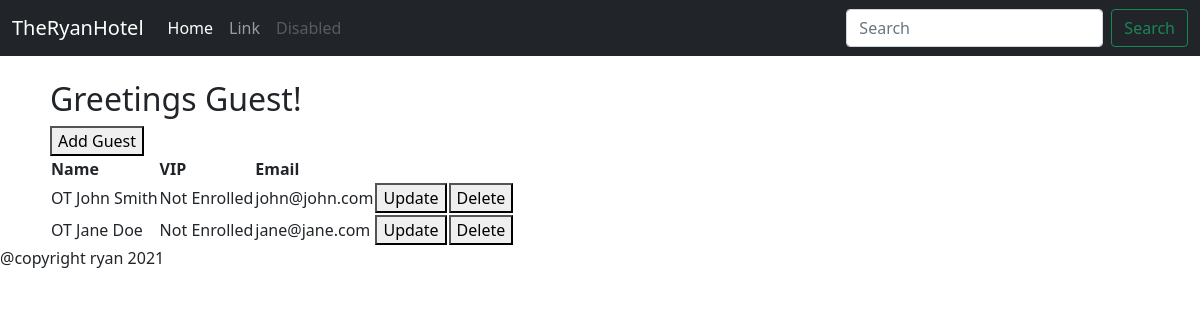
The app's page /booking/guestlist, older data.
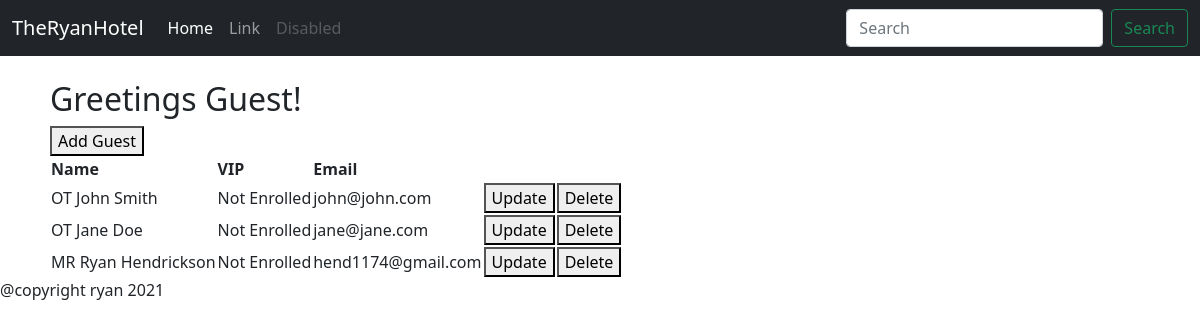
The same page, newer data.
### booking/models.py (models this page shows, shortened)
class Guest(models.Model):
    MR = 'MR'
    MS = 'MS'
    DR = 'DR'
    OT = ''
    HONORIFIC_CHOICES = [
        (MR, 'Mr.'),
        (MS, 'Ms.'),
        (DR, 'Dr.'),
        (OT, '')
    ]
    honorific = models.CharField(max_length=2, choices = HONORIFIC_CHOICES, default=OT)
    first = models.CharField(max_length=100)
    last = models.CharField(max_length=100)
    vip = models.IntegerField(default=-1)
    email = models.CharField(max_length=100)

### booking/views.py (the view)
# urls.py: path('guestlist', views.GuestList.as_view(), name='guest_list'),
class GuestList(ListView):
    model = Guest

### booking/templates/booking/guest_list.html
{% extends "./base.html" %}
{% block content %}
    <a href="{% url "guest_create" %}"><button>Add Guest</button></a>
    <table>
        <tr><th>Name</th><th>VIP</th><th>Email</th></tr>
        {% for guest in guest_list %}
            <tr><td>{{ guest.honorific }} {{ guest.first }} {{ guest.last }}</td><td>{% if guestvip > 0 %}{{ guest.vip }}{% else %}Not Enrolled{% endif %}</td>
                <td>{{ guest.email }}</td><td><a href="{% url 'guest_update' guest.id %}"><button>Update</button></a></td><td><a href="{% url "guest_delete" guest.id %}"><button>Delete</button></a></td></tr>
        {% endfor %}
    </table>
{% endblock %}

Row changes from the older to the newer data that the page shows:
added Guest: honorific "MR", first "Ryan", last "Hendrickson", email "hend1174@gmail.com"
